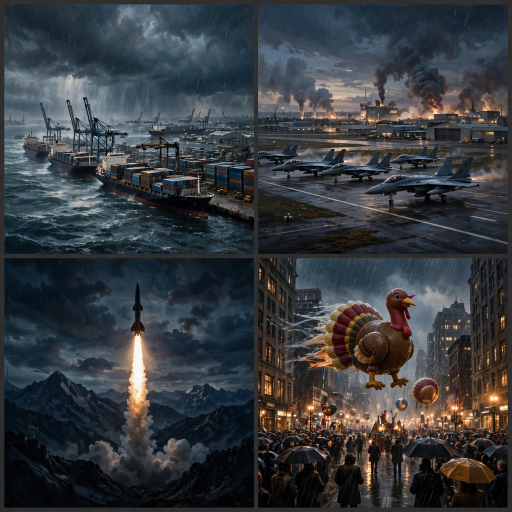
#> input picture base.png, 1024 x 1024 px (shown at 1/2 size)
$ python draw_image.py
#> lines starting #> are read from the running program, lines starting #| are printed output that depends on the picture
#!/usr/bin/env python3
"""Overlay front-page text on the generated news image.

Reads base.png (1024x1024), draws a masthead, a headline and four
short news lines on dark translucent bands, and writes entry.png
(1024x1024, under 1 MiB).
"""
import os
from PIL import Image, ImageDraw, ImageFont

HERE = os.path.dirname(os.path.abspath(__file__))
BASE = os.path.join(HERE, "base.png")
OUT = os.path.join(HERE, "entry.png")
FONT_BOLD = "/usr/share/fonts/truetype/dejavu/DejaVuSans-Bold.ttf"
FONT_REG = "/usr/share/fonts/truetype/dejavu/DejaVuSans.ttf"

MASTHEAD = "26 NOVEMBER 2026"
HEADLINE = "THE WORLD IN ONE DAY"
LINES = [
    "US TARIFFS: UP TO 25% ON INDIA, 14 NATIONS",
    "UKRAINE STRIKES RUSSIAN AIR BASE, 5 PLANES HIT",
    "N. KOREA CALLS FOR WIDER NUCLEAR DEPLOYMENT",
    "STORM POSTPONES MACY'S THANKSGIVING PARADE",
]
FOOTER = "make.fun news-image"


def font(path, size):
    return ImageFont.truetype(path, size)


def centered(draw, y, text, fnt, fill):
    w = draw.textlength(text, font=fnt)
    draw.text(((1024 - w) / 2, y), text, font=fnt, fill=fill)


def main():
    img = Image.open(BASE).convert("RGB")
#> img is the input picture: PIL image 1024x1024 RGB; mean R, G, B 55.2, 58.9, 63
    if img.size != (1024, 1024):
        img = img.resize((1024, 1024), Image.LANCZOS)

    # Darken the whole picture slightly so overlaid text pops.
    overlay = Image.new("RGBA", img.size, (0, 0, 0, 0))
#> overlay: PIL image 1024x1024 RGBA; every value is 0
    d = ImageDraw.Draw(overlay)
    # Top masthead band.
    d.rectangle([0, 0, 1024, 150], fill=(8, 12, 24, 235))
    d.rectangle([0, 150, 1024, 154], fill=(212, 175, 55, 255))
    # Bottom headlines band.
    d.rectangle([0, 812, 1024, 1024], fill=(8, 12, 24, 225))
    d.rectangle([0, 812, 1024, 816], fill=(212, 175, 55, 255))
    img = Image.alpha_composite(img.convert("RGBA"), overlay)
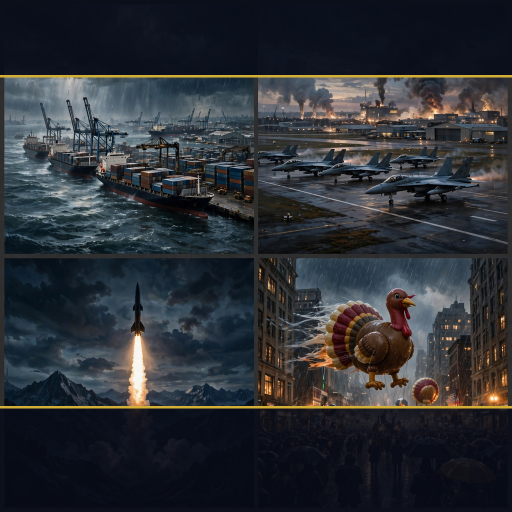
#> img: PIL image 1024x1024 RGBA (shown at 1/2 size); mean R, G, B, A 45.1, 48.5, 53.8, 255
    draw = ImageDraw.Draw(img)

    centered(draw, 18, MASTHEAD, font(FONT_BOLD, 58), (255, 255, 255))
    centered(draw, 88, HEADLINE, font(FONT_BOLD, 40), (212, 175, 55))

    y = 834
    for i, line in enumerate(LINES, start=1):
        draw.text((44, y), f"{i}.", font=font(FONT_BOLD, 30),
                  fill=(212, 175, 55))
        draw.text((84, y), line, font=font(FONT_BOLD, 30),
                  fill=(255, 255, 255))
        y += 40
#> after the loop, y = 994

    fw = draw.textlength(FOOTER, font=font(FONT_REG, 20))
#> fw = 221.3
    draw.text((1024 - 44 - fw, 996), FOOTER, font=font(FONT_REG, 20),
              fill=(200, 200, 200))

    # Palette PNG: the photo is noisy, so plain RGB PNG exceeds 1 MiB.
    # Adaptive 256-colour palette with dithering keeps it well under.
    pal = img.convert("RGB").convert(
        "P", palette=Image.ADAPTIVE, colors=256)
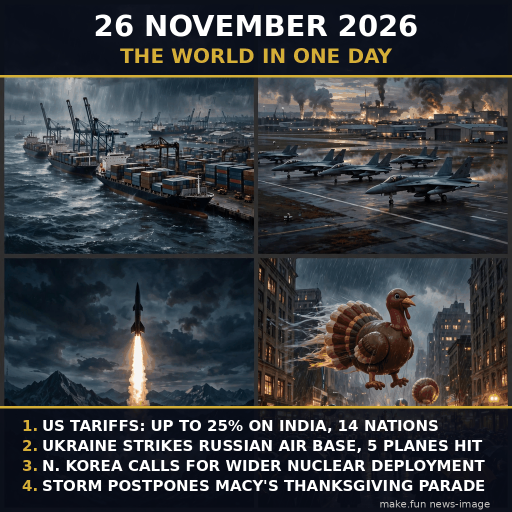
#> pal: PIL image 1024x1024 P (shown at 1/2 size); mean R, G, B 57.7, 60.8, 64.8
    pal.save(OUT, "PNG", optimize=True)
    size = os.path.getsize(OUT)
    print(f"wrote {OUT}: {img.size[0]}x{img.size[1]}, {size} bytes")
#| wrote entry.png: 1024x1024, 485524 bytes
    assert size <= 1048576, "entry.png over 1 MiB"


if __name__ == "__main__":
    main()
